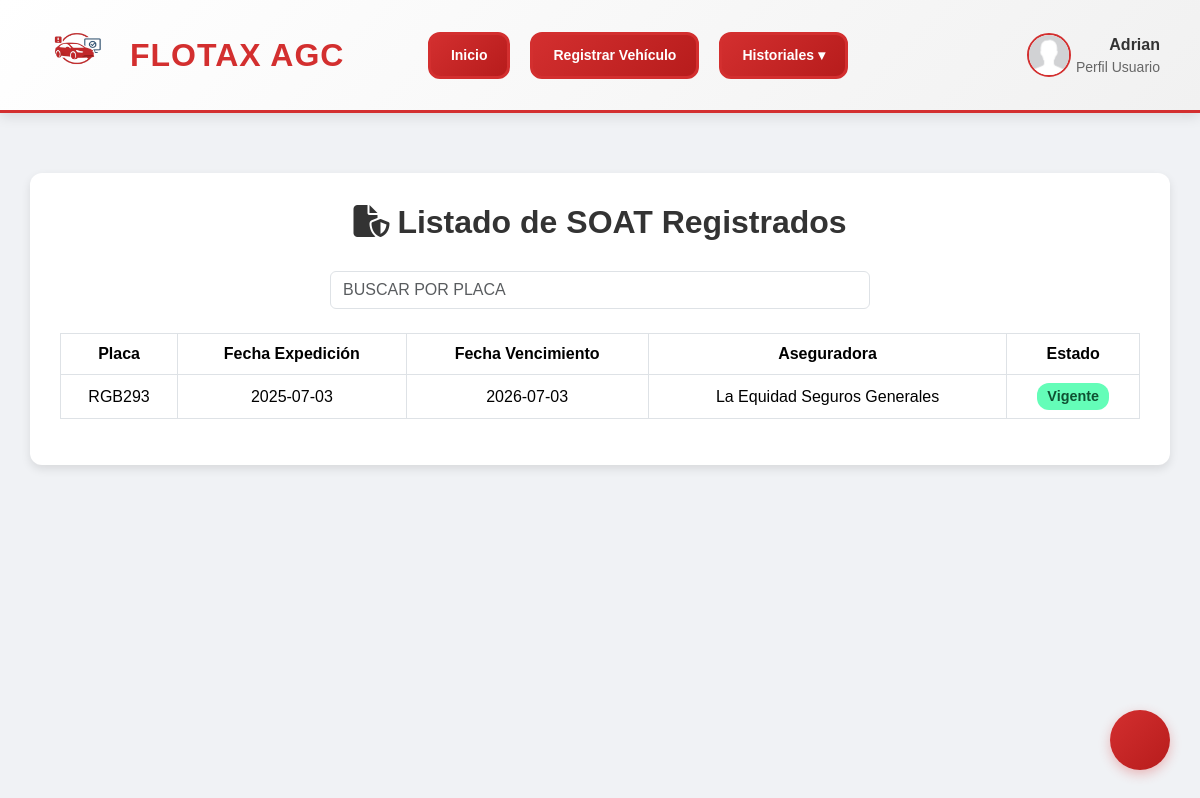
The app's page /roles/usuario/historiales/ver_soat.php (signed in) with its own data.
### tables this page shows
CREATE TABLE `usuarios` (
  `documento` varchar(20) NOT NULL,
  `nombre_completo` varchar(100) NOT NULL,
  `email` varchar(100) NOT NULL,
  `password` varchar(500) NOT NULL,
  `telefono` bigint(20) NOT NULL,
  `id_estado_usuario` int(11) NOT NULL,
  `id_rol` int(11) NOT NULL,
  `reset_token` varchar(255) DEFAULT NULL,
  `reset_expira` datetime DEFAULT NULL,
  `joined_at` timestamp NOT NULL DEFAULT current_timestamp() ON UPDATE current_timestamp(),
  `foto_perfil` varchar(255) DEFAULT NULL,
  `fecha_nacimiento` date DEFAULT NULL,
  `nit_empresa` int(11) DEFAULT NULL
);

CREATE TABLE `soat` (
  `id_soat` int(11) NOT NULL,
  `id_placa` varchar(10) NOT NULL,
  `fecha_expedicion` date NOT NULL,
  `fecha_vencimiento` date NOT NULL,
  `id_aseguradora` int(11) NOT NULL,
  `id_estado` int(11) NOT NULL
);

CREATE TABLE `vehiculos` (
  `placa` varchar(10) NOT NULL,
  `tipo_vehiculo` int(11) NOT NULL,
  `Documento` varchar(20) NOT NULL,
  `id_marca` varchar(50) NOT NULL,
  `modelo` varchar(50) NOT NULL,
  `kilometraje_actual` bigint(20) NOT NULL,
  `id_estado` varchar(50) NOT NULL,
  `fecha_registro` date NOT NULL,
  `foto_vehiculo` varchar(255) DEFAULT NULL COMMENT 'Ruta de la imagen del vehículo',
  `registrado_por` varchar(100) DEFAULT NULL
);

CREATE TABLE `aseguradoras_soat` (
  `id_asegura` int(11) NOT NULL,
  `nombre` varchar(255) NOT NULL
);

CREATE TABLE `estado_soat` (
  `id_stado` int(11) NOT NULL,
  `soat_est` varchar(20) NOT NULL
);

### roles/usuario/historiales/ver_soat.php (the view, shortened to what this page needs)
<?php
$db = new Database();
$con = $db->conectar();
$documento = $_SESSION['documento'] ?? null;
$filtro_placa = $_GET['placa'] ?? '';
if (!empty($filtro_placa)) {
    $sql = $con->prepare("
        SELECT s.id_soat, v.placa, s.fecha_expedicion, s.fecha_vencimiento,
               a.nombre, e.soat_est
        FROM soat s
        INNER JOIN vehiculos v ON s.placa = v.placa
        INNER JOIN aseguradoras_soat a ON s.id_asegura = a.id_asegura
        INNER JOIN estado_soat e ON s.id_stado = e.id_stado
        WHERE v.Documento = :documento
        AND v.placa LIKE :placa
        ORDER BY s.fecha_expedicion DESC
    ");
    $sql->execute([
        'documento' => $documento,
        'placa' => "%$filtro_placa%"
    ]);
} else {
    $sql = $con->prepare("
        SELECT s.id_soat, v.placa, s.fecha_expedicion, s.fecha_vencimiento,
               a.nombre, e.soat_est
        FROM soat s
        INNER JOIN vehiculos v ON s.id_placa = v.placa
        INNER JOIN aseguradoras_soat a ON s.id_aseguradora = a.id_asegura
        INNER JOIN estado_soat e ON s.id_estado = e.id_stado
        WHERE v.Documento = :documento
        ORDER BY s.fecha_expedicion DESC
    ");
    $sql->execute(['documento' => $documento]);
}
$soats = $sql->fetchAll(PDO::FETCH_ASSOC);
$nombre_completo = $_SESSION['nombre_completo'] ?? null;
$foto_perfil = $_SESSION['foto_perfil'] ?? null;
if (!$nombre_completo || !$foto_perfil) {
    $user_query = $con->prepare("SELECT nombre_completo, foto_perfil FROM usuarios WHERE documento = :documento");
    $user_query->bindParam(':documento', $documento, PDO::PARAM_STR);
    $user_query->execute();
    $user = $user_query->fetch(PDO::FETCH_ASSOC);
    $nombre_completo = $user['nombre_completo'] ?? 'Usuario';
}
?>
<!DOCTYPE html>
<html lang="es">
<head>
    <link rel="stylesheet" href="https://cdnjs.cloudflare.com/ajax/libs/font-awesome/6.5.0/css/all.min.css">
    <link href="https://cdn.jsdelivr.net/npm/bootstrap@5.3.3/dist/css/bootstrap.min.css" rel="stylesheet">
</head>
<body>
<?php include('../header.php'); ?>
<div class="container">
    <h2><i class="fas fa-file-shield me-2"></i>Listado de SOAT Registrados</h2>
    <div class="mb-4 d-flex justify-content-center">
        <input type="text" id="filtroPlaca" class="form-control w-50 text-uppercase" placeholder="Buscar por placa" value="<?= htmlspecialchars($filtro_placa) ?>" style="text-transform: uppercase;">
    </div>
    <div class="table-responsive">
        <table class="table table-hover table-bordered align-middle">
            <thead>
                <tr>
                    <th>Placa</th>
                    <th>Fecha Expedición</th>
                    <th>Fecha Vencimiento</th>
                    <th>Aseguradora</th>
                    <th>Estado</th>
                </tr>
            </thead>
            <tbody>
                <?php if (count($soats) > 0): ?>
                    <?php foreach ($soats as $row): ?>
                        <tr>
                            <td><?= htmlspecialchars($row['placa']) ?></td>
                            <td><?= htmlspecialchars($row['fecha_expedicion']) ?></td>
                            <td><?= htmlspecialchars($row['fecha_vencimiento']) ?></td>
                            <td><?= htmlspecialchars($row['nombre']) ?></td>
                            <td>
                                <?php
                                    $estado = strtolower($row['soat_est']);
                                    $clase = match ($estado) {
                                        'vigente' => 'estado-vigente',
                                        'vencido' => 'estado-vencido',
                                        'pendiente' => 'estado-pendiente',
                                        default => 'bg-secondary text-white'
                                    };
                                ?>
                                <span class="badge <?= $clase ?>"><?= ucfirst($estado) ?></span>
                            </td>
                        </tr>
                    <?php endforeach; ?>
                <?php else: ?>
                    <tr><td colspan="5" class="text-center">No hay registros de SOAT.</td></tr>
                <?php endif; ?>
            </tbody>
        </table>
    </div>
</div>
</body>
</html>

### roles/usuario/header.php (shortened to what this page needs)
<div class="header">
    <div class="logo">
        <a href="<?= BASE_URL ?>/roles/usuario/index">
            <img src="<?= BASE_URL ?>/roles/usuario/css/img/logo_sinfondo.png" alt="Logo">
            <span class="empresa">Flotax AGC</span>
        </a>
    </div>
    <div class="menu">
        <a href="<?= BASE_URL ?>/roles/usuario/index" class="boton">Inicio</a>
        <a href="<?= BASE_URL ?>/roles/usuario/vehiculos/registrar_vehiculos" class="boton">Registrar Vehículo</a>
        <div class="dropdown">
            <a href="#" class="boton">Historiales ▾</a>
        </div>
    </div>
    <div class="notificaciones">
        <button id="btnNotif" onclick="toggleNotificaciones()" class="campana">
        </button>
    </div>
    <div class="perfil" onclick="openModal()">
        <img src="<?= htmlspecialchars(BASE_URL . $_SESSION['foto_perfil']) ?>" alt="Foto de perfil" class="imagen-usuario">
        <div class="info-usuario">
            <span><?php echo htmlspecialchars($nombre_completo); ?></span>
            <span>Perfil Usuario</span>
        </div>
    </div>
</div>
<div class="sidebar" id="sidebar">
    <a href="<?= BASE_URL ?>/includes/salir" class="logout" title="Cerrar Sesión">
    </a>
</div>

### roles/usuario/historiales/ver_soat.php (style rules this page uses)
* { font-family: 'Poppins', sans-serif; }
body { background: #f0f2f5; padding-bottom: 60px; }
.container { margin-top: 60px; background: white; border-radius: 12px; padding: 30px; box-shadow: 0 4px 10px rgba(0, 0, 0, 0.1); }
h2 { font-weight: 600; margin-bottom: 30px; text-align: center; color: #333; }
.table thead { background-color: #0d6efd; color: white; }
.table th, .table td { text-align: center; vertical-align: middle; }
.badge { font-size: 0.9rem; padding: 6px 10px; border-radius: 12px; }
.estado-vigente { background-color: rgb(100, 253, 184); color: #0f5132; }

### roles/usuario/header.php (style rules this page uses)
.header { display: flex; justify-content: space-between; align-items: center; background: linear-gradient(135deg, #ffffff, #f1f1f1); padding: 20px 40px; border-bottom: 3px solid #d32f2f; box-shadow: 0 4px 12px rgba(0, 0, 0, 0.1); }
.logo { display: flex; align-items: center; cursor: pointer; transition: transform 0.3s ease; }
.logo img { width: 75px; height: 70px; border-radius: 50%; margin-right: 15px; }
.empresa { font-size: 32px; font-weight: 700; color: #d32f2f; text-transform: uppercase; letter-spacing: 1px; }
.logo a { text-decoration: none; text-align:center; display: flex; align-items: center; }
.menu { display: flex; align-items: center; gap: 20px; }
.menu .boton { background: linear-gradient(135deg, #d32f2f, #b71c1c); color: #fff; padding: 10px 20px; border-radius: 12px; font-size: 14px; font-weight: 600; text-decoration: none; border: solid 3px #d32f2f; transition: transform 0.3s ease; }
.perfil { display: flex; align-items: center; cursor: pointer; transition: transform 0.3s ease; }
.imagen-usuario { width: 44px; height: 44px; border-radius: 50%; overflow: hidden; border: 2px solid var(--primary-color); background: #fff; display: flex; align-items: center; justify-content: center; margin-right: 5px; border: 2px solid #d32f2f; object-fit: cover; }
.info-usuario { text-align: right; }
.info-usuario span { display: block; color: #333; font-size: 16px; font-weight: 600; }
.info-usuario span:last-child { font-size: 14px; font-weight: 400; color: #666; }
.dropdown { position: relative; display: inline-block; }
.boton { background-color:rgb(255, 255, 255); color: white; padding: 10px 20px; text-decoration: none; display: inline-block; }
.sidebar { position: fixed; bottom: 30px; right: 30px; z-index: 10; }
.logout { display: flex; align-items: center; justify-content: center; width: 60px; height: 60px; background: linear-gradient(135deg, #d32f2f, #b71c1c); color: #fff; border-radius: 50%; text-decoration: none; font-size: 24px; box-shadow: 0 4px 12px rgba(211, 47, 47, 0.3); transition: transform 0.3s ease, box-shadow 0.3s ease; position: relative; }
.logout::after { content: attr(title); position: absolute; bottom: 100%; right: 0; background-color: #333; color: #fff; padding: 5px 10px; border-radius: 5px; font-size: 14px; white-space: nowrap; opacity: 0; visibility: hidden; transition: opacity 0.3s ease, visibility 0.3s ease; }
.notificaciones { position: relative; }
.campana { background: none; border: none; cursor: pointer; font-size: 25px; color: #d32f2f; }

### records on screen
usuarios: nombre_completo "Adrian"
soat: id_placa.placa "RGB293", fecha_expedicion "2025-07-03", fecha_vencimiento "2026-07-03", id_aseguradora.nombre "La Equidad Seguros Generales", id_estado.soat_est "Vigente"
